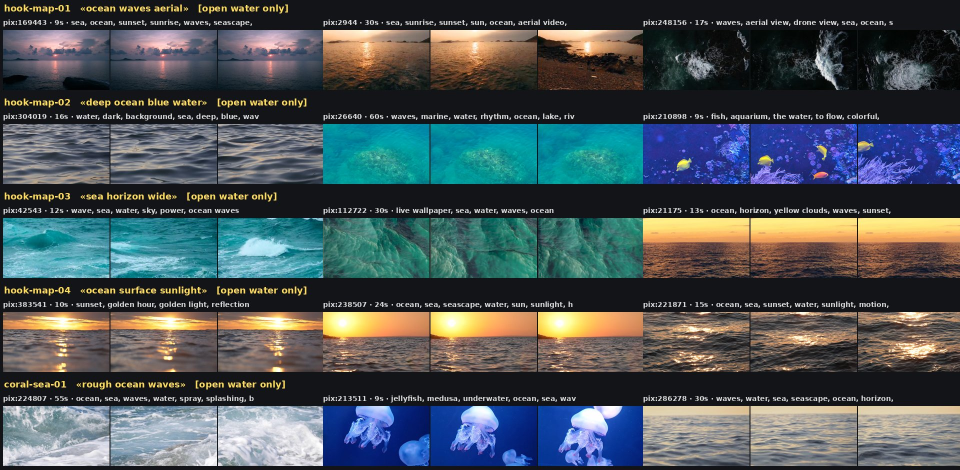
#> input picture episodes/001-sandy-island/build/candidates/sheet-01.jpg, 1920 x 940 px (shown at 1/2 size)
$ python -i thumbnail.py   (imports and definitions only)
#> lines starting #> are read from the running program, lines starting #| are printed output that depends on the picture
#> further down, picture is the input picture: PIL image 1920x940 RGB; mean R, G, B 74.1, 83.5, 87.5
"""Thumbnail made by code (1280x720): a frame from a stock clip + a white bird silhouette on a dry branch + a big title.

    python scripts/thumbnail.py SPEC.json SOURCE OUT.jpg

SOURCE is a video (the frame is taken at spec["t"] seconds) or an image. SPEC (episodes/NNN/thumbnail.json):
    {"shot": "red_water-1", "t": 4.0, "text": ["ПТИЦЫ", "ИЗ КАМНЯ?"], "bird": "left"}
"shot" says which stock shot of the build gives the background (the workflow passes stock/<shot>.mp4).
Fonts and palette come from design/tokens.json. No people, no logos: the picture is a stock frame plus shapes drawn here.
"""
import json
import math
import os
import subprocess
import sys
import tempfile

from PIL import Image, ImageDraw, ImageEnhance, ImageFilter, ImageFont

ROOT = os.path.dirname(os.path.dirname(os.path.abspath(__file__)))
# [1 line not run here, left out]
W, H = 1280, 720


def rgb(hexstr):
    h = hexstr.lstrip("#")
    return tuple(int(h[i:i + 2], 16) for i in (0, 2, 4))


# [1 line that did not run here, left out]


def font(key, px):
    return ImageFont.truetype(os.path.join(ROOT, TOK["font"][key]), int(px))


# [14 lines left out: functions frame, cover, not called in this run]


def grade(im):
    """Warmer, more saturated, a little darker so the white bird and the title stand out."""
    im = ImageEnhance.Color(im).enhance(1.25)
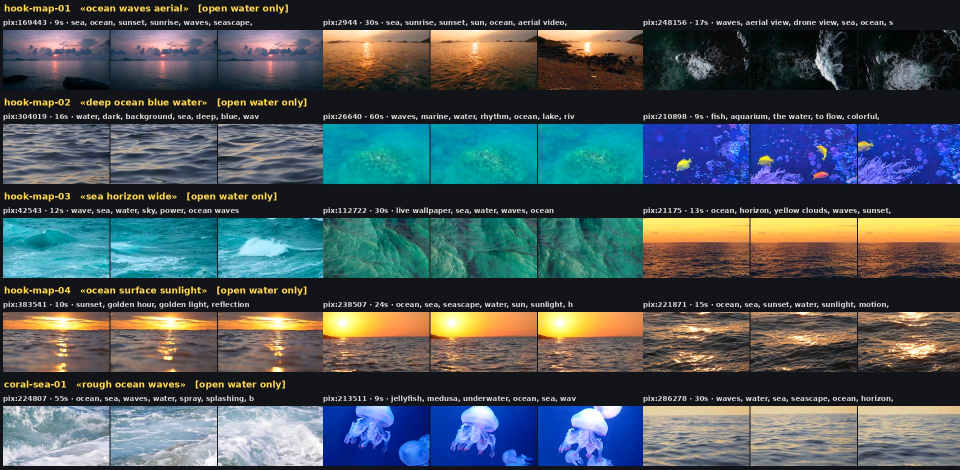
#> im: PIL image 1920x940 RGB (shown at 1/2 size); mean R, G, B 72.7, 83.8, 88.8
    im = ImageEnhance.Contrast(im).enhance(1.08)
    warm = Image.new("RGB", im.size, (190, 70, 20))
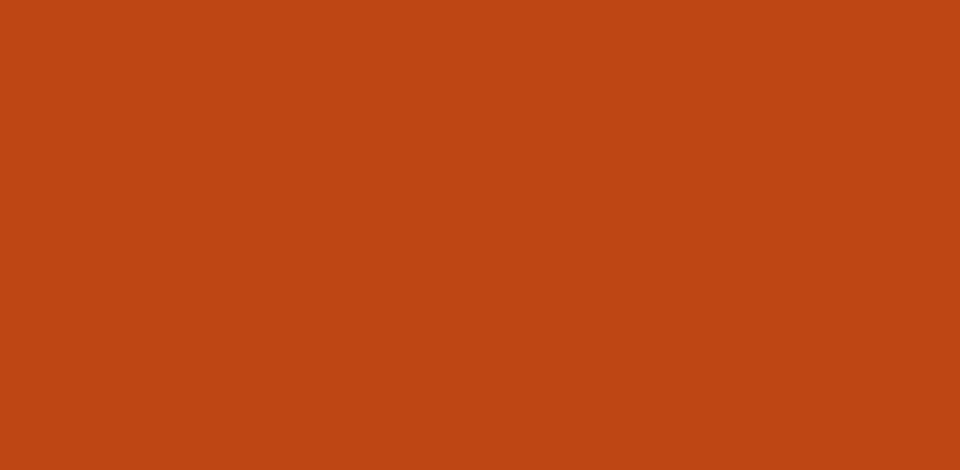
#> warm: PIL image 1920x940 RGB (shown at 1/2 size); mean R, G, B 190, 70, 20
    im = Image.blend(im, warm, 0.12)
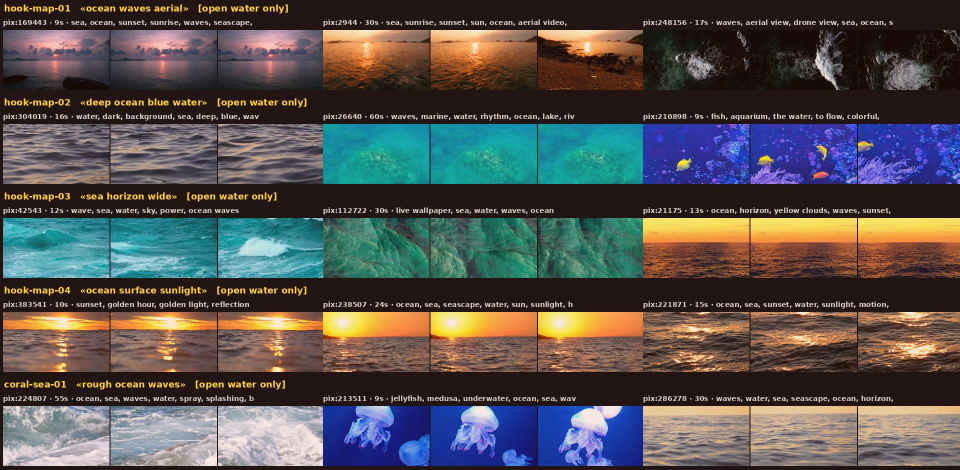
#> im: PIL image 1920x940 RGB (shown at 1/2 size); mean R, G, B 85.2, 81.4, 80.1
    return ImageEnhance.Brightness(im).enhance(0.92)


# [120 lines left out: functions gradient, vignette, bezier, bird_layer, glow, title and 1 more, not called in this run]


# [4 lines not run here, left out]

>>> from PIL import Image
>>> picture = Image.open('../episodes/001-sandy-island/build/candidates/sheet-01.jpg')
>>> result = grade(picture)

$ run again, on episodes/001-sandy-island/build/candidates/sheet-03.jpg
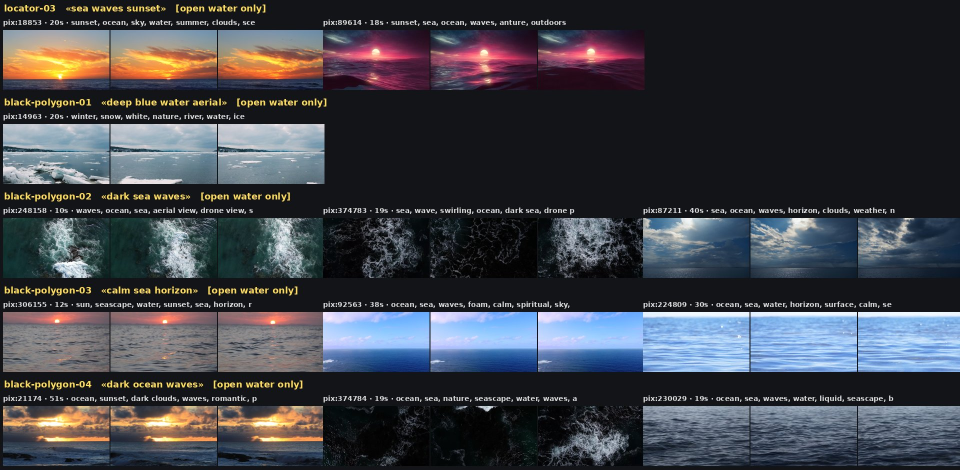
#> input picture episodes/001-sandy-island/build/candidates/sheet-03.jpg, 1920 x 940 px (shown at 1/2 size)
#> picture is the input picture: PIL image 1920x940 RGB; mean R, G, B 63.4, 65.4, 72.3
#> in grade, `im = ImageEnhance.Contrast(im).enhance(1.08)`:
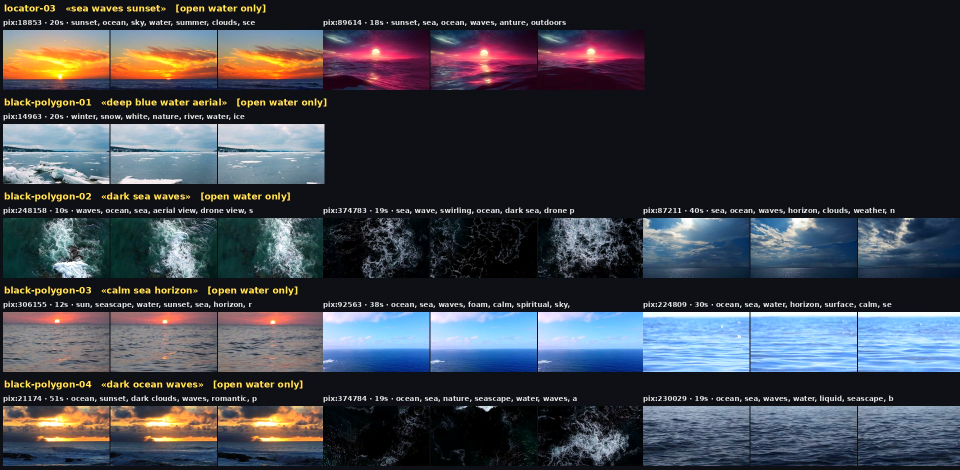
#> im: PIL image 1920x940 RGB (shown at 1/2 size); mean R, G, B 61.4, 64.7, 72.8
#> in grade, `im = Image.blend(im, warm, 0.12)`:
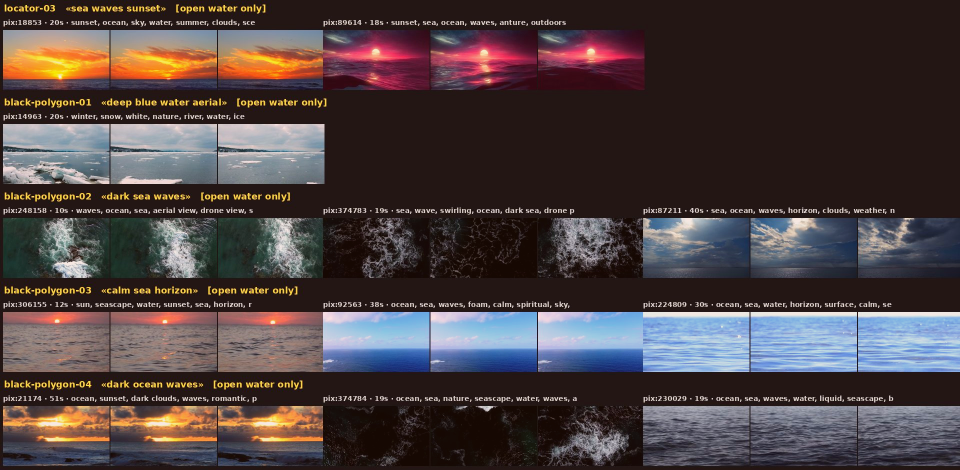
#> im: PIL image 1920x940 RGB (shown at 1/2 size); mean R, G, B 76.5, 64.9, 65.8

$ run again, on episodes/001-sandy-island/build/candidates/sheet-04.jpg
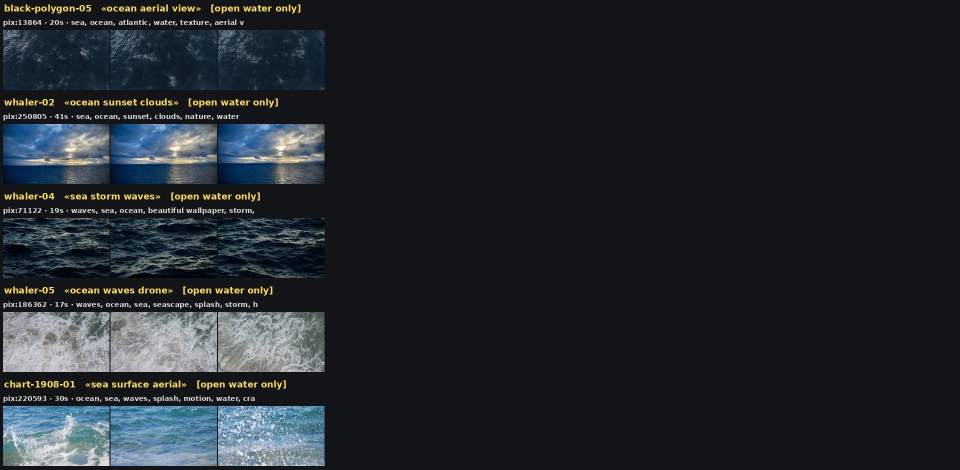
#> input picture episodes/001-sandy-island/build/candidates/sheet-04.jpg, 1920 x 940 px (shown at 1/2 size)
#> picture is the input picture: PIL image 1920x940 RGB; mean R, G, B 34.8, 39.2, 44.4
#> in grade, `return ImageEnhance.Brightness(im).enhance(0.92)`:
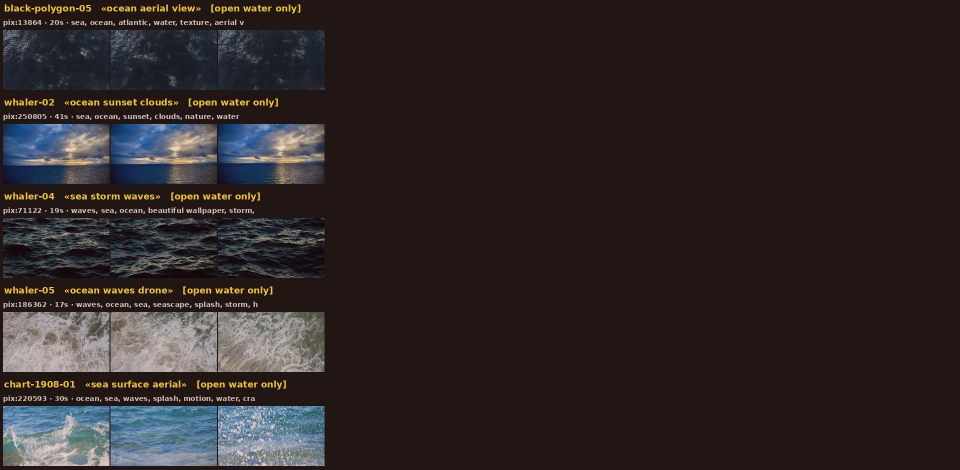
#> returned value: PIL image 1920x940 RGB (shown at 1/2 size); mean R, G, B 46.4, 38.7, 38.3

$ run again, on episodes/001-sandy-island/build/candidates/sheet-05.jpg
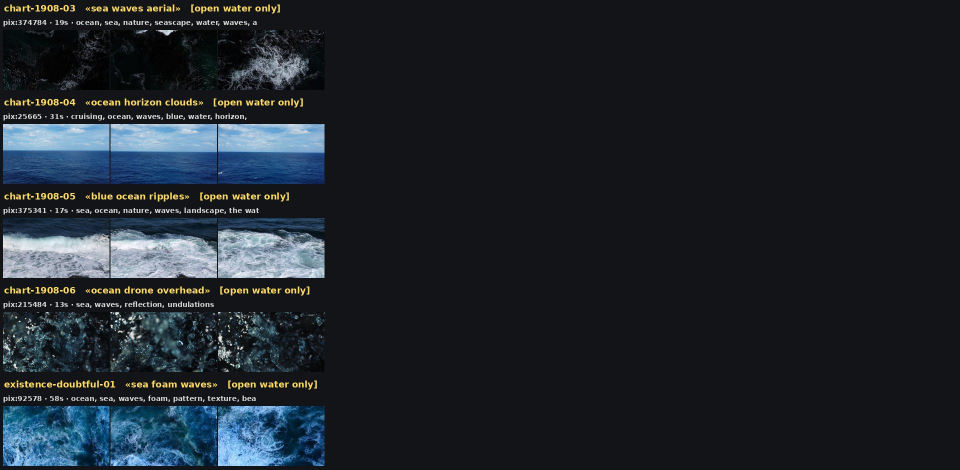
#> input picture episodes/001-sandy-island/build/candidates/sheet-05.jpg, 1920 x 940 px (shown at 1/2 size)
#> picture is the input picture: PIL image 1920x940 RGB; mean R, G, B 31, 36.7, 43.2
#> in grade, `im = ImageEnhance.Contrast(im).enhance(1.08)`:
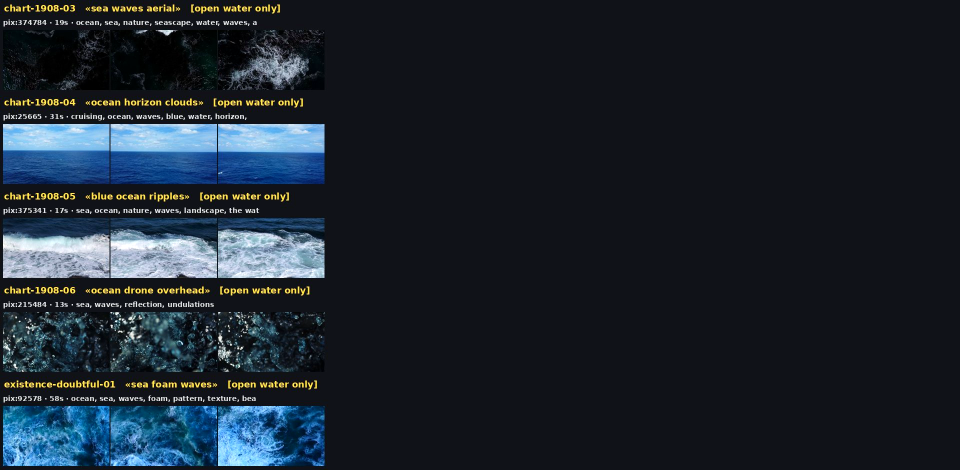
#> im: PIL image 1920x940 RGB (shown at 1/2 size); mean R, G, B 28.2, 36.2, 45.4
#> in grade, `return ImageEnhance.Brightness(im).enhance(0.92)`:
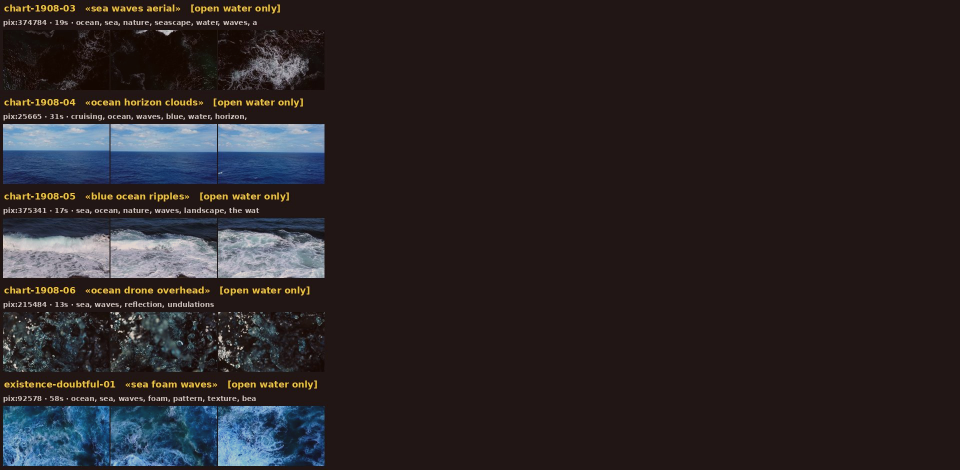
#> returned value: PIL image 1920x940 RGB (shown at 1/2 size); mean R, G, B 42.9, 36.6, 38.3
